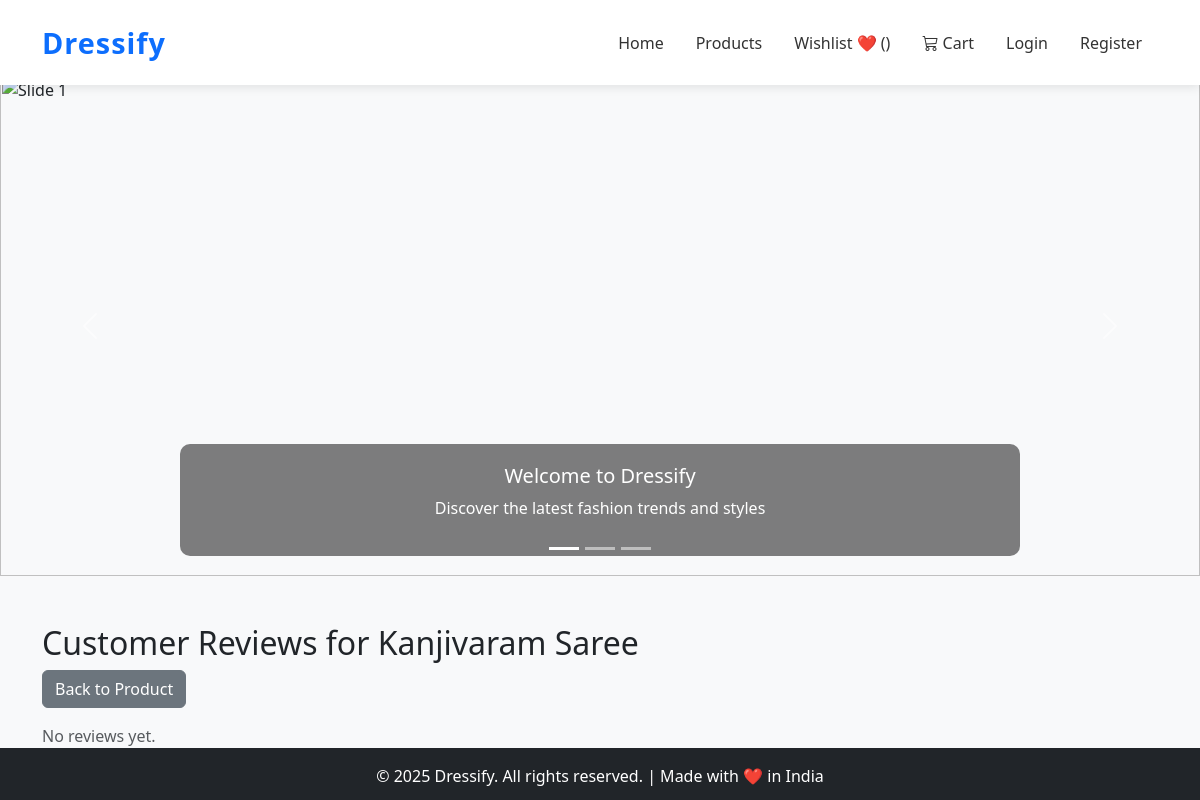
The app's page /reviews/product/7/, older data.
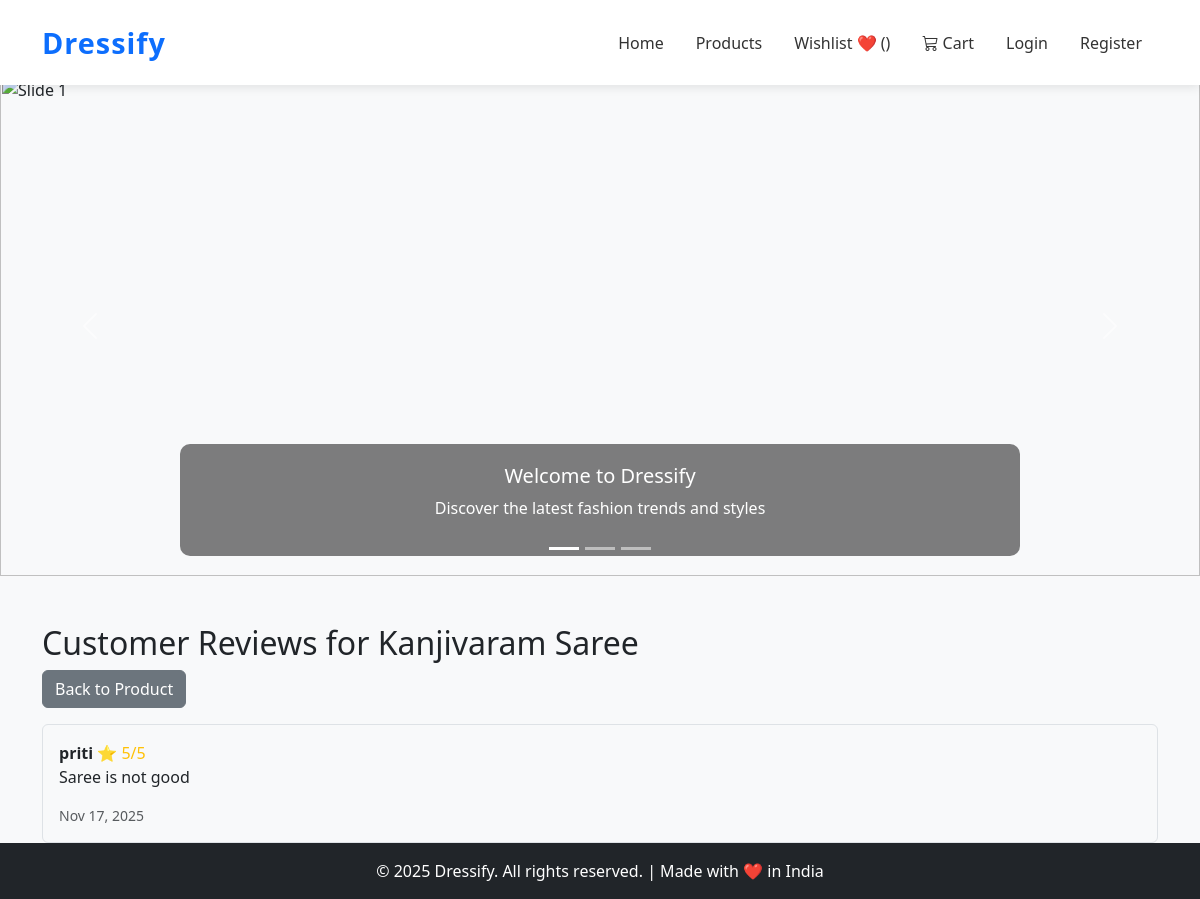
The same page, newer data.
### reviews/models.py (models this page shows, shortened)
class Review(models.Model):
    product = models.ForeignKey(Product, on_delete=models.CASCADE, related_name='reviews')
    user = models.ForeignKey(User, on_delete=models.CASCADE, related_name='user_reviews')
    rating = models.PositiveIntegerField(choices=[(i, str(i)) for i in range(1, 6)], default=5)
    title = models.CharField(max_length=100)
    comment = models.TextField()
    created_at = models.DateTimeField(auto_now_add=True)
    class Meta:
        ordering = ['-created_at']

### reviews/views.py (the view)
# urls.py: path('product/<int:product_id>/', views.product_reviews, name='product_reviews'),
def product_reviews(request, product_id):
    product = get_object_or_404(Product, id=product_id)
    reviews = product.reviews.all().order_by('-created_at')
    return render(request, 'reviews/review_list.html', {
        'product': product,
        'reviews': reviews
    })

### reviews/templates/reviews/review_list.html
{% block content %}
<div class="container mt-5">
  <h2>Customer Reviews for {{ product.name }}</h2>
  <a href="{% url 'products:product_detail' product.id %}" class="btn btn-secondary mb-3">Back to Product</a>
  {% if reviews %}
    {% for review in reviews %}
      <div class="border p-3 rounded mb-3">
        <strong>{{ review.user.username }}</strong>
        <span class="text-warning">⭐ {{ review.rating }}/5</span><br>
        <p>{{ review.comment }}</p>
        <small class="text-muted">{{ review.created_at|date:"M d, Y" }}</small>
      </div>
    {% endfor %}
  {% else %}
    <p class="text-muted">No reviews yet.</p>
  {% endif %}
</div>
{% endblock %}

Row changes from the older to the newer data that the page shows:
added Review: user.username "priti", rating "5", comment "Saree is not good", created_at "Nov 17, 2025"
Text that changed along with them:
text no longer shown: "No reviews yet."
